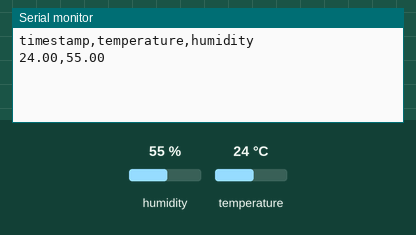
This sketch was run on a simulated ESP32. Parts: the last lines printed to the serial monitor. The test bench sets the inputs (shaded band); at power-on: humidity 55 %, temperature 24 °C.

Above: at 2.2 s.
2.3 s: humidity set to 22 %
At 3.7 s:
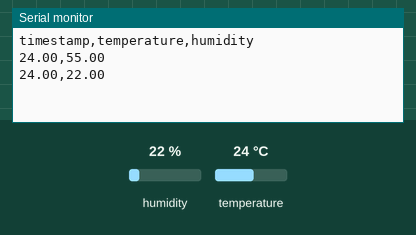
5.0 s: temperature set to 12 °C
At 5.4 s:
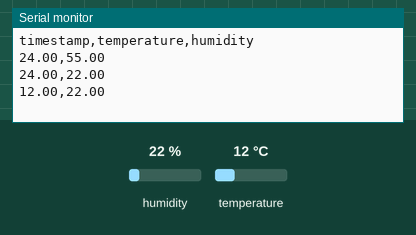
7.7 s: humidity set to 40 %
At 10.1 s:
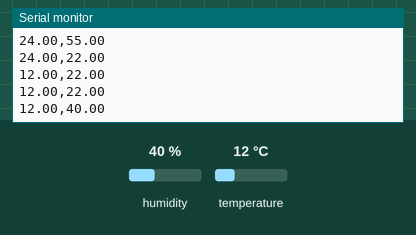
Timing chart, 0 to 11.6 s (numbered marks = the images above; inputs shaded):
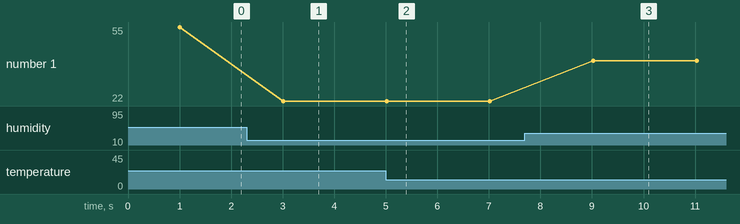

The sketch:

esp32_dht22_sensor.ino
```cpp
#include "DHT.h"

// === CONFIGURATION ===
#define DHTPIN 4       // GPIO pin where DHT22 DATA is connected
#define DHTTYPE DHT22  // DHT 22 (AM2302)
DHT dht(DHTPIN, DHTTYPE);

void setup() {
  Serial.begin(115200);
  delay(1000); // wait for serial
  Serial.println("timestamp,temperature,humidity"); // CSV header
  dht.begin();
}

void loop() {
  float h = dht.readHumidity();
  float t = dht.readTemperature(); // Celsius

  // Check if any reads failed
  if (isnan(h) || isnan(t)) {
    Serial.println("Failed to read from DHT sensor!");
  } else {
    // Print CSV-style: timestamp in  temp and  humidity
    Serial.print(t);
    Serial.print(",");
    Serial.println(h);
  }

  delay(2000); // Read every 2 seconds
}
```

Measured:
- after the input at 2.3 s, the serial monitor: prints a new line after 0.71 s (image 1)
- after the input at 5.0 s, the serial monitor: prints a new line at once (image 2)
- after the input at 7.7 s, the serial monitor: prints a new line after 1.3 s (image 3)
- plotted number 1: 55 → 22 after the input at 2.3 s, 22 → 40 after the input at 7.7 s
